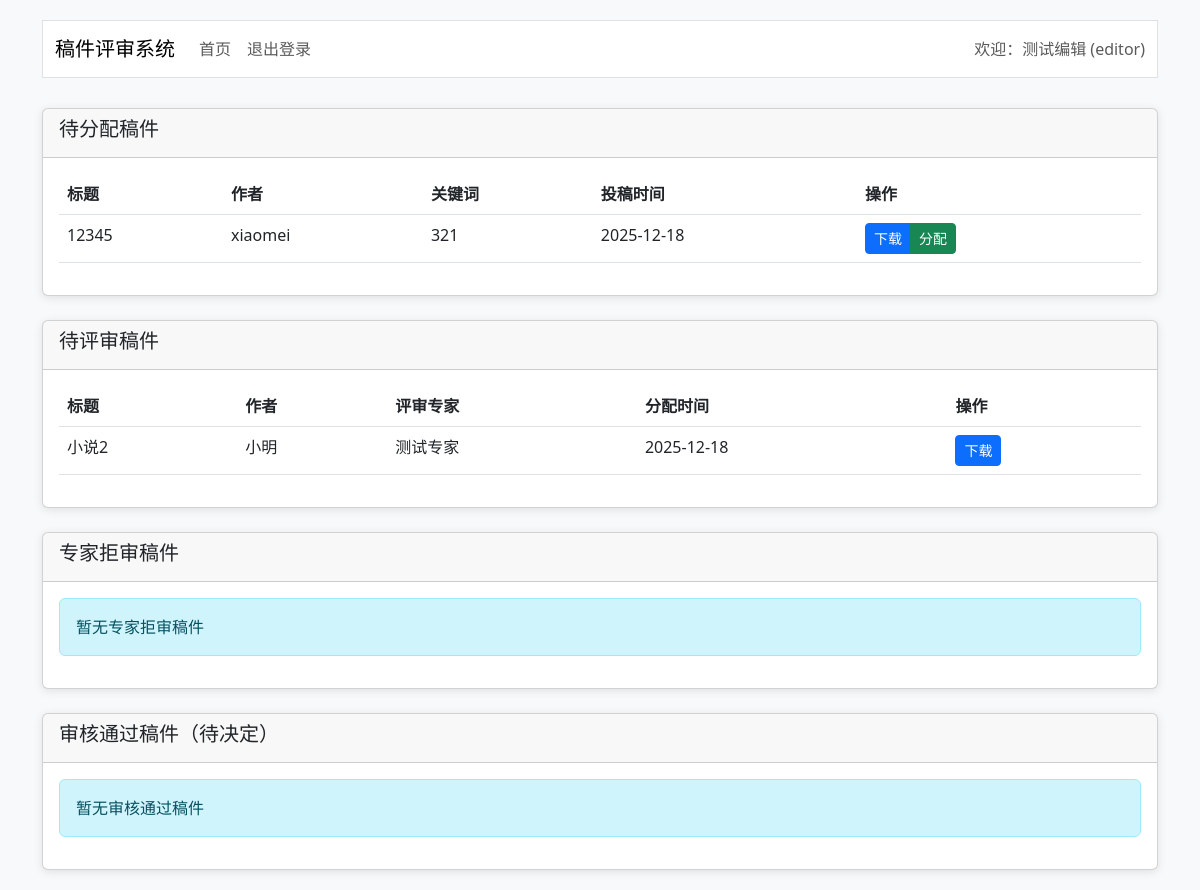
Page /editor/index (signed in) on the committed database.
### app.py (models this page shows, shortened)
class User(UserMixin, db.Model):
    id = db.Column(db.Integer, primary_key=True)
    username = db.Column(db.String(50), unique=True, nullable=False)  # 账号
    password_hash = db.Column(db.String(200), nullable=False)  # 密码哈希
    name = db.Column(db.String(50), nullable=False)  # 姓名
    phone = db.Column(db.String(20))  # 手机号
    email = db.Column(db.String(100))  # 邮箱
    role = db.Column(db.String(20), nullable=False)  # author/editor/expert/chief

class Manuscript(db.Model):
    id = db.Column(db.Integer, primary_key=True)
    title = db.Column(db.String(200), nullable=False)  # 文章题目
    author_name = db.Column(db.String(50), nullable=False)  # 作者姓名
    keywords = db.Column(db.String(200), nullable=False)  # 关键词
    file_path = db.Column(db.String(200), nullable=False)  # 稿件文件路径
    status = db.Column(db.String(20), default='pending_assign')
    create_time = db.Column(db.DateTime, default=datetime.datetime.now)  # 投稿时间
    publish_time = db.Column(db.Date)  # 发表日期
    author_id = db.Column(db.Integer, db.ForeignKey('user.id'), nullable=False)  # 投稿作者ID
    expert_id = db.Column(db.Integer, db.ForeignKey('user.id'))  # 评审专家ID
    sort_num = db.Column(db.Integer)  # 发表排序号
    author = db.relationship('User', foreign_keys=[author_id], backref='manuscripts')
    expert = db.relationship('User', foreign_keys=[expert_id])

### app.py (the view, shortened to what this page needs)
@app.route('/editor/index', methods=['GET', 'POST'])
@login_required
def editor_index():
    if current_user.role != 'editor':
        flash('无权限！')
        return redirect(url_for('login'))
    pending_assign = Manuscript.query.filter_by(status='pending_assign').all()  # 待分配
    pending_review = Manuscript.query.filter_by(status='pending_review').all()  # 待评审
    rejected_review = Manuscript.query.filter_by(status='rejected_review').all()  # 专家拒审
    reviewed_papers = Manuscript.query.filter_by(status='reviewed').all()  # 审核通过
    experts = User.query.filter_by(role='expert').all()
    for paper in reviewed_papers + rejected_review:
        paper.review_info = Review.query.filter_by(manuscript_id=paper.id).first()
    return render_template('editor/index.html',
                           pending_assign=pending_assign,
                           pending_review=pending_review,
                           rejected_review=rejected_review,
                           reviewed_papers=reviewed_papers,
                           experts=experts)

### app.py (called while the page is built)
@login_manager.user_loader
def load_user(user_id):
    return User.query.get(int(user_id))

### templates/editor/index.html (shortened to what this page needs)
{% extends "base.html" %}
{% block content %}
<div class="card mb-4">
    <div class="card-header">
        <h5>待分配稿件</h5>
    </div>
    <div class="card-body">
        {% if pending_assign %}
        <div class="table-responsive">
            <table class="table table-hover">
                <thead>
                    <tr>
                        <th>标题</th>
                        <th>作者</th>
                        <th>关键词</th>
                        <th>投稿时间</th>
                        <th>操作</th>
                    </tr>
                </thead>
                <tbody>
                    {% for paper in pending_assign %}
                    <tr>
                        <td>{{ paper.title }}</td>
                        <td>{{ paper.author_name }}</td>
                        <td>{{ paper.keywords }}</td>
                        <td>{{ paper.create_time.strftime('%Y-%m-%d') }}</td>
                        <td>
                            <div class="btn-group">
                                <a href="{{ url_for('download', paper_id=paper.id) }}" class="btn btn-sm btn-primary">下载</a>
                                <button type="button" class="btn btn-sm btn-success" data-bs-toggle="modal" data-bs-target="#assignModal{{ paper.id }}">分配</button>
                            </div>
                        </td>
                    </tr>
                    {% endfor %}
                </tbody>
            </table>
        </div>
        {% else %}
        <div class="alert alert-info">暂无待分配稿件</div>
        {% endif %}
    </div>
</div>
<div class="card mb-4">
    <div class="card-header">
        <h5>待评审稿件</h5>
    </div>
    <div class="card-body">
        {% if pending_review %}
        <div class="table-responsive">
            <table class="table table-hover">
                <thead>
                    <tr>
                        <th>标题</th>
                        <th>作者</th>
                        <th>评审专家</th>
                        <th>分配时间</th>
                        <th>操作</th>
                    </tr>
                </thead>
                <tbody>
                    {% for paper in pending_review %}
                    <tr>
                        <td>{{ paper.title }}</td>
                        <td>{{ paper.author_name }}</td>
                        <td>{{ paper.expert.name if paper.expert else '未分配' }}</td>
                        <td>{{ paper.create_time.strftime('%Y-%m-%d') }}</td>
                        <td>
                            <a href="{{ url_for('download', paper_id=paper.id) }}" class="btn btn-sm btn-primary">下载</a>
                        </td>
                    </tr>
                    {% endfor %}
                </tbody>
            </table>
        </div>
        {% else %}
        <div class="alert alert-info">暂无待评审稿件</div>
        {% endif %}
    </div>
</div>
<div class="card mb-4">
    <div class="card-header">
        <h5>专家拒审稿件</h5>
    </div>
    <div class="card-body">
        {% if rejected_review %}
        <div class="table-responsive">
            <table class="table table-hover">
                <thead>
                    <tr>
                        <th>标题</th>
                        <th>作者</th>
                        <th>拒审专家</th>
                        <th>拒审原因</th>
                        <th>操作</th>
                    </tr>
                </thead>
                <tbody>
                    {% for paper in rejected_review %}
                    <tr>
                        <td>{{ paper.title }}</td>
                        <td>{{ paper.author_name }}</td>
                        <td>{{ paper.expert.name if paper.expert else '未知' }}</td>
                        <td>{{ paper.review_info.reject_reason if paper.review_info else '无' }}</td>
                        <td>
                            <div class="btn-group">
                                <a href="{{ url_for('download', paper_id=paper.id) }}" class="btn btn-sm btn-primary">下载</a>
                                <button type="button" class="btn btn-sm btn-warning" data-bs-toggle="modal" data-bs-target="#reassignModal{{ paper.id }}">重新分配</button>
                            </div>
                            <div class="modal fade" id="reassignModal{{ paper.id }}" tabindex="-1" aria-labelledby="reassignModalLabel{{ paper.id }}" aria-hidden="true">
                                <div class="modal-dialog">
                                    <div class="modal-content">
                                        <div class="modal-header">
                                            <h5 class="modal-title" id="reassignModalLabel{{ paper.id }}">重新分配稿件：{{ paper.title }}</h5>
                                            <button type="button" class="btn-close" data-bs-dismiss="modal" aria-label="Close"></button>
                                        </div>
                                        <form method="POST">
                                            <div class="modal-body">
                                                <input type="hidden" name="paper_id" value="{{ paper.id }}">
                                                <div class="mb-3">
                                                    <label class="form-label">选择新的评审专家</label>
                                                    <select class="form-select" name="expert_id" required>
                                                        {% for expert in experts %}
                                                        <option value="{{ expert.id }}">{{ expert.name }}</option>
                                                        {% endfor %}
                                                    </select>
                                                </div>
                                            </div>
                                            <div class="modal-footer">
                                                <button type="button" class="btn btn-secondary" data-bs-dismiss="modal">取消</button>
                                                <button type="submit" class="btn btn-primary" name="reassign">确认重新分配</button>
                                            </div>
                                        </form>
                                    </div>
                                </div>
                            </div>
                        </td>
                    </tr>
                    {% endfor %}
                </tbody>
            </table>
        </div>
        {% else %}
        <div class="alert alert-info">暂无专家拒审稿件</div>
        {% endif %}
    </div>
</div>
<div class="card">
    <div class="card-header">
        <h5>审核通过稿件（待决定）</h5>
    </div>
    <div class="card-body">
        {% if reviewed_papers %}
        <div class="table-responsive">
            <table class="table table-hover">
                <thead>
                    <tr>
                        <th>标题</th>
                        <th>作者</th>
                        <th>评审专家</th>
                        <th>评分</th>
                        <th>评审意见</th>
                        <th>操作</th>
                    </tr>
                </thead>
                <tbody>
                    {% for paper in reviewed_papers %}
                    <tr>
                        <td>{{ paper.title }}</td>
                        <td>{{ paper.author_name }}</td>
                        <td>{{ paper.expert.name if paper.expert else '未知' }}</td>
                        <td>{{ paper.review_info.score if paper.review_info else '无' }}</td>
                        <td>{{ paper.review_info.opinion if paper.review_info else '无' }}</td>
                        <td>
                            <div class="btn-group">
                                <a href="{{ url_for('download', paper_id=paper.id) }}" class="btn btn-sm btn-primary">下载</a>
                                <button type="button" class="btn btn-sm btn-success" data-bs-toggle="modal" data-bs-target="#decisionModal{{ paper.id }}">决定</button>
                            </div>
                            <div class="modal fade" id="decisionModal{{ paper.id }}" tabindex="-1" aria-labelledby="decisionModalLabel{{ paper.id }}" aria-hidden="true">
                                <div class="modal-dialog">
                                    <div class="modal-content">
                                        <div class="modal-header">
                                            <h5 class="modal-title" id="decisionModalLabel{{ paper.id }}">处理稿件：{{ paper.title }}</h5>
                                            <button type="button" class="btn-close" data-bs-dismiss="modal" aria-label="Close"></button>
                                        </div>
                                        <form method="POST">
                                            <div class="modal-body">
                                                <input type="hidden" name="paper_id" value="{{ paper.id }}">
                                                <div class="mb-3">
                                                    <label class="form-label">处理结果</label>
                                                    <div class="form-check">
                                                        <input class="form-check-input" type="radio" name="action" id="accept{{ paper.id }}" value="accept" checked>
                                                        <label class="form-check-label" for="accept{{ paper.id }}">录用</label>
                                                    </div>
                                                    <div class="form-check">
                                                        <input class="form-check-input" type="radio" name="action" id="reject{{ paper.id }}" value="reject">
                                                        <label class="form-check-label" for="reject{{ paper.id }}">退稿</label>
                                                    </div>
                                                </div>
                                            </div>
                                            <div class="modal-footer">
                                                <button type="button" class="btn btn-secondary" data-bs-dismiss="modal">取消</button>
                                                <button type="submit" class="btn btn-primary" name="decision">确认处理</button>
                                            </div>
                                        </form>
                                    </div>
                                </div>
                            </div>
                        </td>
                    </tr>
                    {% endfor %}
                </tbody>
            </table>
        </div>
        {% else %}
        <div class="alert alert-info">暂无审核通过稿件</div>
        {% endif %}
    </div>
</div>
{% endblock %}

### templates/base.html (shortened to what this page needs)
<!DOCTYPE html>
<html lang="zh-CN">
<head>
    <link href="https://cdn.jsdelivr.net/npm/bootstrap@5.3.0/dist/css/bootstrap.min.css" rel="stylesheet">
</head>
<body>
    <div class="container">
        {% if current_user.is_authenticated %}
        <nav class="navbar navbar-expand-lg navbar-light bg-white border">
            <div class="container-fluid">
                <a class="navbar-brand" href="{{ url_for(current_user.role ~ '_index') }}">稿件评审系统</a>
                <div class="navbar-nav">
                    <a class="nav-link" href="{{ url_for(current_user.role ~ '_index') }}">首页</a>
                    <a class="nav-link" href="{{ url_for('logout') }}">退出登录</a>
                </div>
                <span class="navbar-text ms-auto">
                    欢迎：{{ current_user.name }} ({{ current_user.role }})
                </span>
            </div>
        </nav>
        {% endif %}
        {% block content %}{% endblock %}
    </div>
</body>
</html>

### templates/base.html (style rules this page uses)
body { padding-top: 20px; background-color: #f8f9fa; }
.card { box-shadow: 0 2px 10px rgba(0,0,0,0.1); margin-bottom: 20px; }
.navbar { margin-bottom: 30px; }

### rows in the picture
User: name "测试编辑", role "editor"
Manuscript: title "12345", author_name "xiaomei", keywords "321", create_time "2025-12-18"
Manuscript: title "小说2", author_name "小明", expert "测试专家", create_time "2025-12-18"
